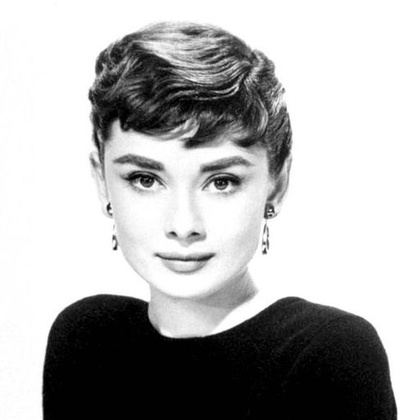
%> input picture hepburn.jpg, 420 x 420 px, shrunk from 512 x 512 before the run
$ octave haar_math.m   (GNU Octave 9; MATLAB toolbox functions it lacks are replaced by stand-ins)
%> lines starting %> are read from the running program, lines starting %| are printed output that depends on the picture
clear all; close all;
orig = imread('hepburn.jpg'); % grayscale format
%> orig is the input picture: size 420x420 uint8; min 0, max 255, mean 177.7
x = im2double(orig); % double-precision floating-point number

% First, we need to find the different number of divisions made to the image to get 8 by 8 blocks that will have the transform implemented on:

[m, n] = size(x)
%> m = 420; n = 420
divisions_row = m/8;
%> divisions_row = 52.5
divisions_column = n/8;
%> divisions_column = 52.5

new = zeros(m,n); % new matrix of the transformed image

haar = [1.0/8.0 1.0/8.0 1.0/4.0 0 1.0/2.0 0 0 0;
    1.0/8.0 1.0/8.0 1.0/4.0 0 -1.0/2.0 0 0 0;
    1.0/8.0 1.0/8.0 -1.0/4.0 0 0 1.0/2.0 0 0;
    1.0/8.0 1.0/8.0 -1.0/4.0 0 0 -1.0/2.0 0 0;
    1.0/8.0 -1.0/8.0 0 1.0/4.0 0 0 1.0/2.0 0;
    1.0/8.0 -1.0/8.0 0 1.0/4.0 0 0 -1.0/2.0 0;
    1.0/8.0 -1.0/8.0 0 -1.0/4.0 0 0 0 1.0/2.0;
    1.0/8.0 -1.0/8.0 0 -1.0/4.0 0 0 0 -1.0/2.0]; % Linear algebra approach, which is a matrix multiplication version of the Haar wavelet transform. This matrix is the equivalent of finding the average and difference of every pair in every row and every column

% The following code, which transforms every division created from the image matrix
for j = 1:divisions_row
    for k = 1:divisions_column
        new(1+8*(j-1):8*(j),1+8*(k-1):8*(k)) = transpose(haar)*x(1+8*(j-1):8*(j),1+8*(k-1):8*(k))*haar;
    end
end
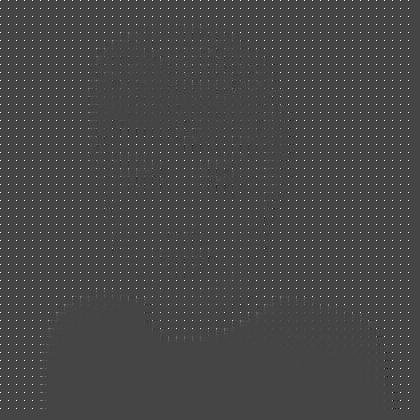
%> new: size 420x420 double; min -0.373, max 1, mean 0.0109; drawn with min black and max white


final = uint8(new*255); % make a version of the final image that has grayscale format
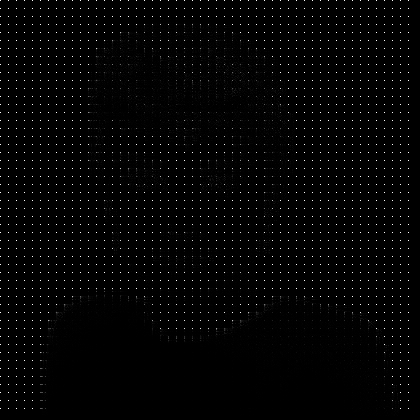
%> final: size 420x420 uint8; min 0, max 255, mean 3.3

% The following code finds the level of attenuation in the original image:
count_orig = 0;
count_not = 0;
for i = 1:length(orig(:,1))
    for j = 1:length(orig(1,:))
        if orig(j,i) == 0
            count_orig = count_orig + 1;
        else
            count_not = count_not +1;
        end
    end
end
%> after the loop, count_not = 174475; count_orig = 1925

% The following code finds the level of attenuation in the haar transformed image:
count_transformed = 0;
count_notzero = 0;
for i = 1:length(final(:,1))
    for j = 1:length(final(1,:))
        if final(j,i) == 0
            count_transformed = count_transformed + 1;
        else
            count_notzero = count_notzero +1;
        end
    end
end
%> after the loop, count_notzero = 28377; count_transformed = 148023

total_coeff = m*n;
%> total_coeff = 176400
original_attenuation = count_orig*100/total_coeff
%> original_attenuation = 1.09
transformed_attenuation = count_transformed*100/total_coeff
%> transformed_attenuation = 83.91
figure; imshow(x)
figure; imshow(new)
